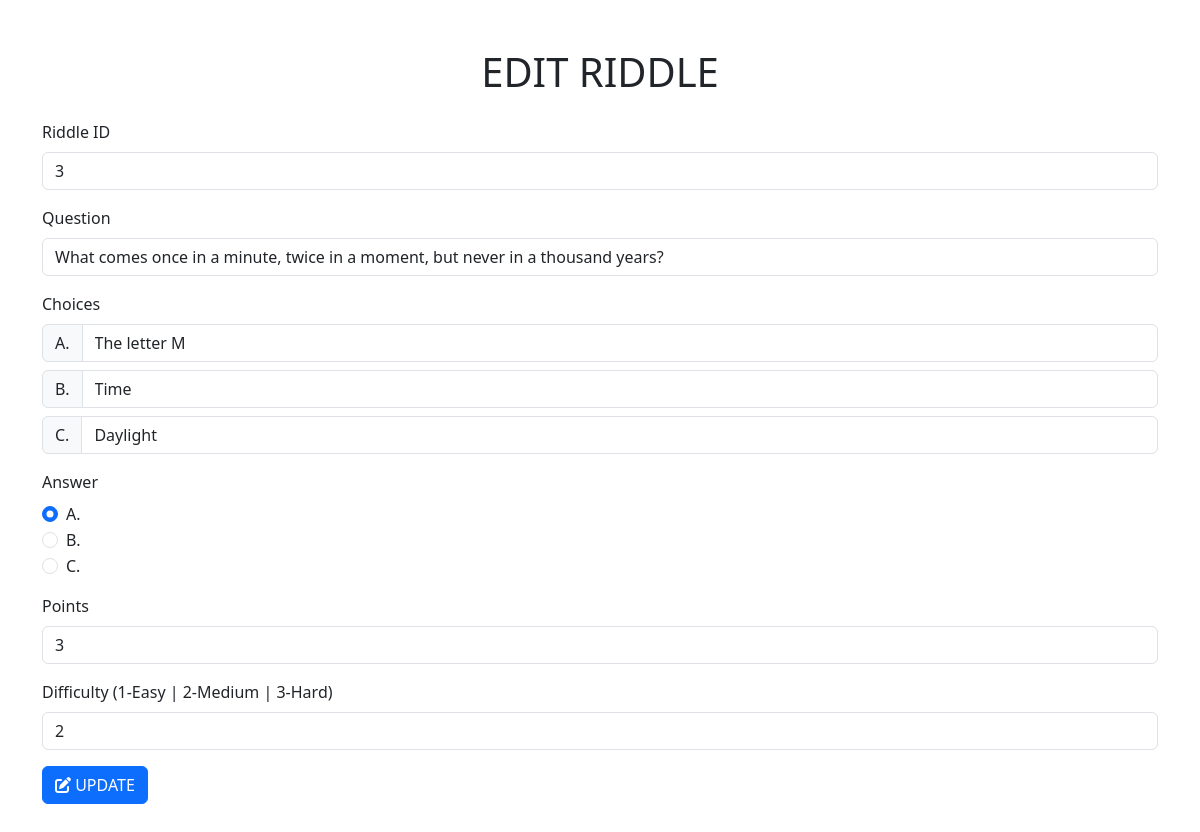
/edit_riddle.php?id=3, run on the app's committed database.
### tables this page shows
CREATE TABLE `questions` (
  `riddle_id` int(11) NOT NULL,
  `riddle_question` text NOT NULL,
  `riddle_choices` longtext NOT NULL CHECK (json_valid(`riddle_choices`)),
  `riddle_answer` text NOT NULL,
  `riddle_points` int(11) NOT NULL,
  `riddle_difficulty` int(11) NOT NULL
);

### edit_riddle.php (the view, shortened to what this page needs)
<?php
require 'conn.php';
if (isset($_GET['id'])) {
    $riddle_id = intval($_GET['id']);
    $sql = "SELECT COUNT(*) as count FROM questions WHERE riddle_id = $riddle_id";
    $result = $conn->query($sql);
    $row = mysqli_fetch_assoc($result);
    if ($row['count'] > 0) {
        $sql = "SELECT * FROM questions WHERE riddle_id = $riddle_id";
        $dataResult = $conn->query($sql);
        $dataRow = mysqli_fetch_assoc($dataResult);
        $jsonData = $dataRow['riddle_choices'];
        $dataArray = json_decode($jsonData, true);
        ?>
        <!doctype html>
        <html lang="en">
        <head>
            <link href="https://cdn.jsdelivr.net/npm/bootstrap@5.3.2/dist/css/bootstrap.min.css" rel="stylesheet"
 />
            <link rel="stylesheet" href="https://cdnjs.cloudflare.com/ajax/libs/font-awesome/6.0.0-beta3/css/all.min.css">
        </head>
        <body>
            <main>
                <div class="container-md my-5">
                    <h1 class="text-center mb-4">EDIT RIDDLE</h1>
                    <form action="" method="post">
                        <div class="mb-3">
                            <label for="riddleId" class="form-label">Riddle ID</label>
                            <input type="text" class="form-control" name="riddle_id" id="riddleId" readonly
                                value="<?php echo htmlspecialchars($dataRow['riddle_id']); ?>" />
                        </div>
                        <div class="mb-3">
                            <label for="question" class="form-label">Question</label>
                            <input type="text" class="form-control" name="riddle_question" id="question"
                                value="<?php echo htmlspecialchars($dataRow['riddle_question']); ?>" required />
                        </div>
                        <div class="mb-3">
                            <label for="choices" class="form-label">Choices</label>
                            <div class="input-group mb-2">
                                <span class="input-group-text">A.</span>
                                <input type="text" class="form-control" name="choiceA" id="choiceA"
                                    value="<?php echo isset($dataArray[0]) ? htmlspecialchars($dataArray[0]) : ''; ?>"
                                    required />
                            </div>
                            <div class="input-group mb-2">
                                <span class="input-group-text">B.</span>
                                <input type="text" class="form-control" name="choiceB" id="choiceB"
                                    value="<?php echo isset($dataArray[1]) ? htmlspecialchars($dataArray[1]) : ''; ?>"
                                    required />
                            </div>
                            <div class="input-group mb-2">
                                <span class="input-group-text">C.</span>
                                <input type="text" class="form-control" name="choiceC" id="choiceC"
                                    value="<?php echo isset($dataArray[2]) ? htmlspecialchars($dataArray[2]) : ''; ?>"
                                    required />
                            </div>
                        </div>
                        <div class="mb-3">
                            <label class="form-label">Answer</label>
                            <div class="form-check">
                                <input class="form-check-input" type="radio" name="riddle_answer" id="answerA" value="0" <?php echo ($dataRow['riddle_answer'] === $dataArray[0]) ? 'checked' : ''; ?> required />
                                <label class="form-check-label" for="answerA"> A. </label>
                            </div>
                            <div class="form-check">
                                <input class="form-check-input" type="radio" name="riddle_answer" id="answerB" value="1" <?php echo ($dataRow['riddle_answer'] === $dataArray[1]) ? 'checked' : ''; ?> required />
                                <label class="form-check-label" for="answerB"> B. </label>
                            </div>
                            <div class="form-check">
                                <input class="form-check-input" type="radio" name="riddle_answer" id="answerC" value="2" <?php echo ($dataRow['riddle_answer'] === $dataArray[2]) ? 'checked' : ''; ?> required />
                                <label class="form-check-label" for="answerC"> C. </label>
                            </div>
                        </div>
                        <div class="mb-3">
                            <label for="riddle_points" class="form-label">Points</label>
                            <input type="number" class="form-control" name="riddle_points" id="riddle_points"
                                value="<?php echo htmlspecialchars($dataRow['riddle_points']); ?>" required />
                        </div>
                        <div class="mb-3">
                            <label for="riddle_difficulty" class="form-label">Difficulty (1-Easy | 2-Medium | 3-Hard)</label>
                            <input type="number" class="form-control" name="riddle_difficulty" id="riddle_difficulty"
                                value="<?php echo htmlspecialchars($dataRow['riddle_difficulty']); ?>" min="1" max="3"
                                required />
                        </div>
                        <button type="submit" class="btn btn-primary" name="submit">
                            <i class="fas fa-edit"></i> UPDATE
                        </button>
                    </form>
                </div>
                <link rel="stylesheet" href="https://cdnjs.cloudflare.com/ajax/libs/font-awesome/6.0.0-beta3/css/all.min.css">
            </main>
        </body>
        </html>
        <?php
    }
}
?>

### data on the page
questions: riddle_id "3", riddle_question "What comes once in a minute, twice in a moment, but never in a thousand years?", choiceA "The letter M", choiceB "Time", choiceC "Daylight", riddle_choices "☑ A.", riddle_choices "☐ B.", riddle_choices "☐ C.", riddle_points "3", riddle_difficulty "2"
